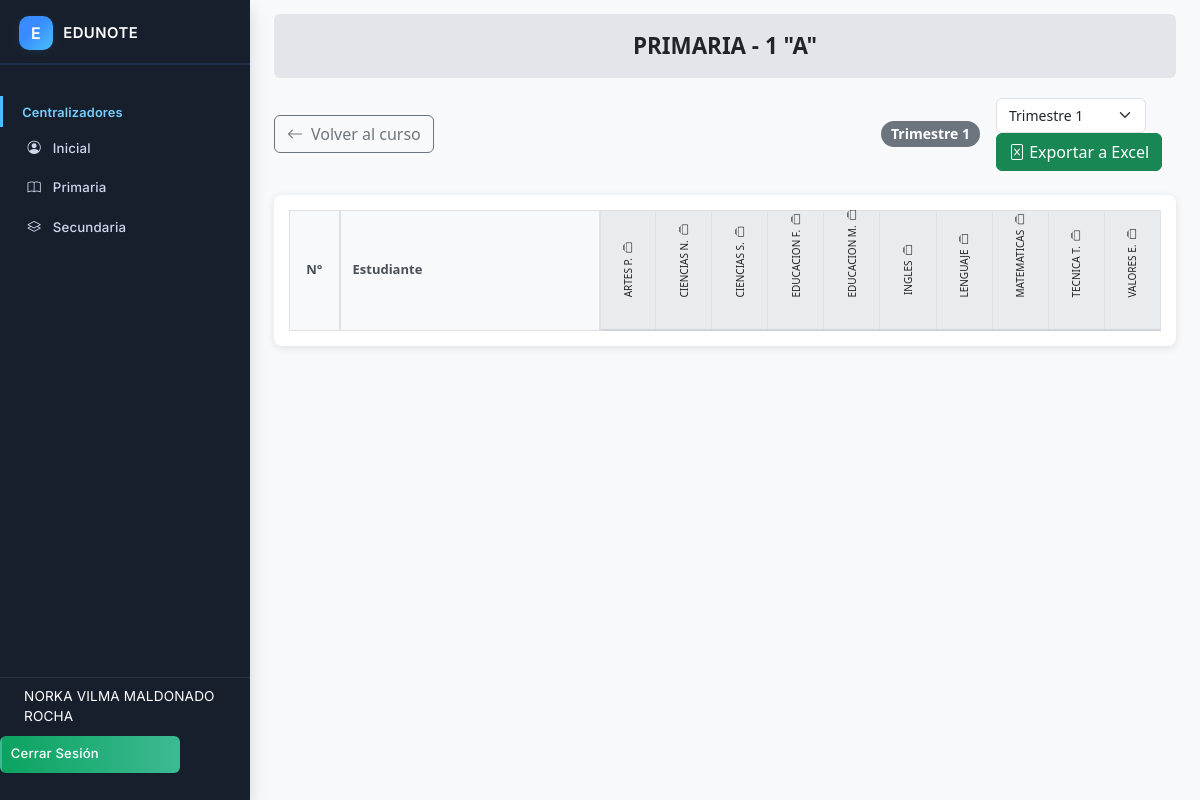
Screenshot of /direc/vista_tri.php?id=106 (signed in) with the database file from the repository.
### tables this page shows
CREATE TABLE `cursos` (
  `id_curso` int(11) NOT NULL,
  `nivel` varchar(20) NOT NULL COMMENT 'Ej: Kinder, Primaria, Secundaria',
  `curso` int(11) NOT NULL COMMENT 'Número del curso, ej: 1, 2, 3',
  `paralelo` varchar(5) NOT NULL COMMENT 'Ej: A, B, C'
);

CREATE TABLE `materias` (
  `id_materia` int(11) NOT NULL,
  `nombre_materia` varchar(255) NOT NULL COMMENT 'Nombre de la materia, ej: Matemáticas, Física',
  `es_submateria` tinyint(1) DEFAULT 0,
  `materia_padre_id` int(11) DEFAULT NULL,
  `es_extra` tinyint(1) NOT NULL DEFAULT 0
);

### direc/vista_tri.php (the view, shortened to what this page needs)
<?php
$id_curso = isset($_GET['id']) ? (int)$_GET['id'] : 0;
$trimestre = isset($_GET['trimestre']) ? (int)$_GET['trimestre'] : 1;
$db = new Database();
$conn = $db->connect();
$stmt_curso = $conn->prepare("SELECT nivel, curso, paralelo FROM cursos WHERE id_curso = ?");
$stmt_curso->execute([$id_curso]);
$curso = $stmt_curso->fetch(PDO::FETCH_ASSOC);
$stmt_materias = $conn->prepare("
    SELECT
        m.id_materia,
        m.nombre_materia,
        m.es_extra,
        m.materia_padre_id
    FROM cursos_materias cm
    JOIN materias m ON cm.id_materia = m.id_materia
    WHERE cm.id_curso = ?
    ORDER BY m.materia_padre_id, m.nombre_materia
");
$stmt_materias->execute([$id_curso]);
$materias_raw = $stmt_materias->fetchAll(PDO::FETCH_ASSOC);
$materias_padres = [];
$materias_hijas = [];
foreach ($materias_raw as $mat) {
    if ($mat['materia_padre_id']) {
        $materias_hijas[$mat['materia_padre_id']][] = $mat;
    } else {
        $materias_padres[$mat['id_materia']] = $mat;
    }
}
$columnas = [];
foreach ($materias_padres as $id_padre => $padre) {
    $columnas[] = [
        'tipo' => 'padre',
        'datos' => $padre
    ];
}
function compactarMateria($nombre)
{
    $nombre = strtoupper($nombre);
    $palabras = explode(' ', $nombre);
    if (count($palabras) == 1) {
        return $palabras[0];
    }
    return $palabras[0] . ' ' . substr($palabras[1], 0, 1) . '.';
}
?>
<!DOCTYPE html>
<html lang="es">
<head>
    <link rel="stylesheet" href="../css/bootstrap.min.css">
    <link rel="stylesheet" href="https://cdn.jsdelivr.net/npm/bootstrap-icons@1.8.1/font/bootstrap-icons.css">
</head>
<body>
    <div class="sidebar d-flex flex-column">
        <?php include '../includes/sidebar.php'; ?>
    </div>
    <div class="main-content">
        <div class="header-curso">
            <?= htmlspecialchars(strtoupper($curso['nivel'] . ' - ' . $curso['curso'] . ' "' . $curso['paralelo'] . '"')) ?>
        </div>
        <div class="header-container d-flex justify-content-between align-items-center flex-wrap gap-3 mb-4">
            <a href="ver_cursov.php?id=<?= $id_curso ?>" class="btn btn-outline-secondary d-flex align-items-center gap-2">
                <i class="bi bi-arrow-left"></i> Volver al curso
            </a>
            <div class="d-flex align-items-center gap-3">
                <span class="badge badge-trimestre rounded-pill bg-secondary">Trimestre <?= $trimestre ?></span>
                <form method="get" class="trimestre-selector">
                    <select name="trimestre" class="form-select" onchange="this.form.submit()">
                        <option value="1" <?= $trimestre == 1 ? 'selected' : '' ?>>Trimestre 1</option>
                    </select>
                    <a href="exportar_cen.php?id=<?= $id_curso ?>&trimestre=<?= $trimestre ?>" class="btn btn-success">
                        <i class="bi bi-file-excel"></i> Exportar a Excel
                    </a>
                </form>
            </div>
        </div>
        <div class="table-container">
            <div class="table-responsive">
                <table class="tabla-centralizador">
                    <thead>
                        <tr>
                            <th class="col-numero">N°</th>
                            <th class="col-estudiante">Estudiante</th>
                            <?php foreach ($columnas as $col): ?>
                                <th class="encabezado-materia <?= $col['tipo'] == 'padre' ? 'materia-padre' : 'materia-hija' ?>">
                                    <div class="texto-vertical">
                                        <span class="nombre-materia">
                                            <?= compactarMateria($col['datos']['nombre_materia']) ?>
                                            <?php if ($col['tipo'] == 'padre'): ?>
                                                <i class="bi bi-collection" style="margin-left: 3px;"></i>
                                            <?php endif; ?>
                                        </span>
                                    </div>
                                </th>
                            <?php endforeach; ?>
                        </tr>
                    </thead>
                </table>
            </div>
        </div>
    </div>
</body>
</html>

### direc/vista_tri.php (style rules this page uses)
body { background: #f8f9fa; font-family: 'Segoe UI', Tahoma, Geneva, Verdana, sans-serif; }
.main-content { margin-left: 250px; padding: 24px; }
.sidebar { position: fixed; left: 0; top: 0; width: 250px; height: 100vh; background: #212c3a; color: #fff; z-index: 1000; overflow-y: auto; }
.header-curso { background-color: #e2e6ea; padding: 15px; border-radius: 6px; margin: -10px 0 20px 0; font-size: 1.4rem; font-weight: 600; text-align: center; text-transform: uppercase; }
.table-container { background-color: #fff; border-radius: 8px; box-shadow: 0 2px 8px rgba(0, 0, 0, 0.1); padding: 15px; overflow-x: auto; }
.tabla-centralizador { border-collapse: collapse; width: 100%; background-color: #fff; table-layout: auto; border: 1px solid #e0e0e0; font-size: 13px; }
.tabla-centralizador th, .tabla-centralizador td { border: 1px solid #e0e0e0; padding: 6px 4px; text-align: center; vertical-align: middle; }
.tabla-centralizador th { background-color: #f8f9fa; font-weight: 600; color: #495057; position: sticky; top: 0; z-index: 10; }
.col-numero { width: 50px !important; min-width: 50px !important; max-width: 50px !important; background-color: #f8f9fa !important; position: sticky; left: 0; z-index: 15; border-right: 2px solid #dee2e6 !important; }
.col-estudiante { width: 260px !important; min-width: 260px !important; max-width: 260px !important; text-align: left !important; background-color: #f8f9fa; font-weight: 600; padding-left: 12px !important; position: sticky; left: 50px; z-index: 20; border-right: 2px solid #dee2e6 !important; vertical-align: middle !important; white-space: nowrap; overflow: hidden; text-overflow: ellipsis; padding-right: 15px !important; }
.encabezado-materia { height: 120px; min-width: 35px; max-width: 35px; padding: 0; position: relative; background-color: #f8f9fa; border-left: 1px solid #e0e0e0; }
.materia-padre { background-color: #e9ecef !important; font-weight: 700; border-bottom: 2px solid #ced4da !important; }
.texto-vertical { position: absolute; top: 50%; left: 50%; width: 100%; transform: translate(-50%, -50%) rotate(-90deg); transform-origin: center center; white-space: nowrap; font-size: 10px; font-weight: 500; color: #212529; text-align: center; line-height: 1.2; padding: 5px 0; }
.form-select { font-size: 14px; width: 150px; }
.btn-outline-secondary { border-color: #6c757d; color: #6c757d; }
.trimestre-selector { min-width: 180px; }
.badge-trimestre { font-size: 14px; padding: 6px 10px; background-color: #6c757d; }

### rows the page displays
cursos: nivel+curso+paralelo "PRIMARIA - 1 \"A\""
materias: nombre_materia "ARTES P."
materias: nombre_materia "CIENCIAS N."
materias: nombre_materia "CIENCIAS S."
materias: nombre_materia "EDUCACION F."
materias: nombre_materia "EDUCACION M."
materias: nombre_materia "INGLES"
materias: nombre_materia "LENGUAJE"
materias: nombre_materia "MATEMATICAS"
materias: nombre_materia "TECNICA T."
materias: nombre_materia "VALORES E."

### other values shown
$_SESSION['user_name'] "NORKA VILMA MALDONADO ROCHA"
$trimestre "1"
